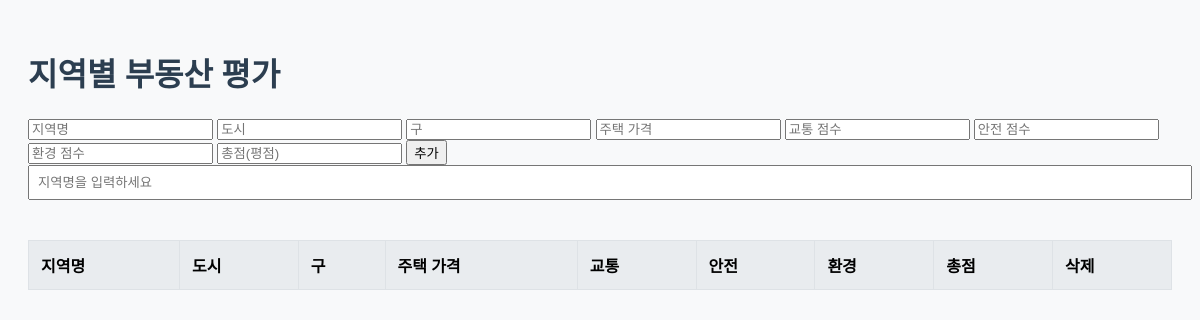
Before: / with the older database file.
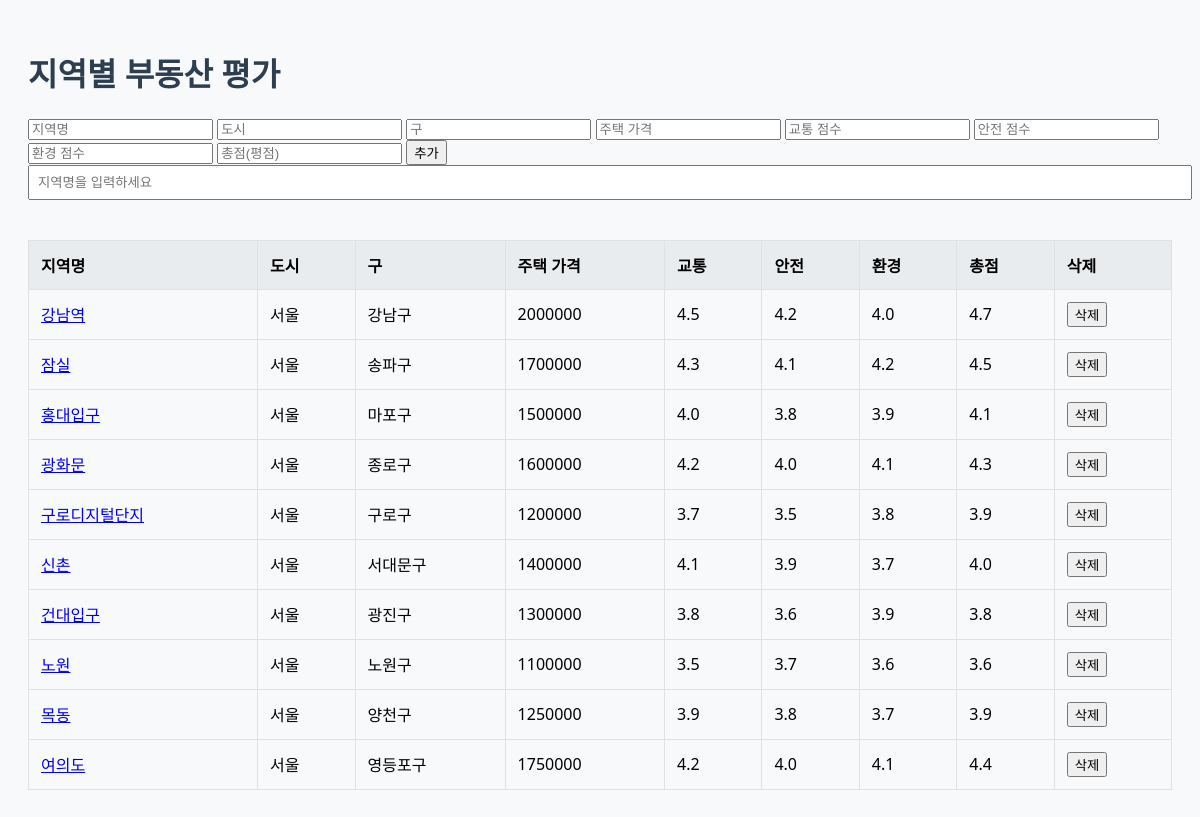
After: the same page with the newer database file.
### app/models.py (models this page shows)
class Region(Base):
    __tablename__ = "regions"
    id = Column(Integer, primary_key=True, index=True)
    name = Column(String)
    city = Column(String)
    gu = Column(String)
    housing_price = Column(Integer)
    transport_score = Column(Float)
    safety_score = Column(Float)
    environment_score = Column(Float)
    score = Column(Float)

### app/main.py (the view)
@app.get("/")
def index(request: Request, db: Session = Depends(get_db)):
    regions = crud.get_regions(db)
    return templates.TemplateResponse("index.html", {"request": request, "regions": regions})

### app/templates/index.html (shortened to what this page needs)
<!DOCTYPE html>
<html lang="ko">
<head>
    <link rel="stylesheet" href="/static/style.css">
</head>
<body>
    <h1>지역별 부동산 평가</h1>
    <form id="addForm" method="post" action="/regions/">
        <input type="text" name="name" placeholder="지역명" required />
        <input type="text" name="city" placeholder="도시" required />
        <input type="text" name="gu" placeholder="구" required />
        <input type="number" name="housing_price" placeholder="주택 가격" required />
        <input type="number" step="0.01" name="transport_score" placeholder="교통 점수" required />
        <input type="number" step="0.01" name="safety_score" placeholder="안전 점수" required />
        <input type="number" step="0.01" name="environment_score" placeholder="환경 점수" required />
        <input type="number" step="0.01" name="score" placeholder="총점(평점)" required />
        <button type="submit">추가</button>
    </form>
    <input type="text" id="searchInput" placeholder="지역명을 입력하세요" />
    <table>
        <thead>
            <tr>
                <th>지역명</th>
                <th>도시</th>
                <th>구</th>
                <th>주택 가격</th>
                <th>교통</th>
                <th>안전</th>
                <th>환경</th>
                <th>총점</th>
                <th>삭제</th>
            </tr>
        </thead>
        <tbody>
            {% for region in regions %}
            <tr>
                <td><a href="/regions/{{ region.id }}">{{ region.name }}</a></td>
                <td>{{ region.city }}</td>
                <td>{{ region.gu }}</td>
                <td>{{ region.housing_price }}</td>
                <td>{{ region.transport_score }}</td>
                <td>{{ region.safety_score }}</td>
                <td>{{ region.environment_score }}</td>
                <td>{{ region.score }}</td>
                <td><button class="delete-btn" data-id="{{ region.id }}">삭제</button></td>
            </tr>
            {% endfor %}
        </tbody>
    </table>
</body>
</html>

### app/static/style.css (style rules this page uses)
body { font-family: 'Segoe UI', Tahoma, Geneva, Verdana, sans-serif; background-color: #f8f9fa; padding: 20px; }
h1 { color: #2c3e50; }
table { width: 100%; border-collapse: collapse; margin-top: 20px; }
th, td { padding: 12px; border: 1px solid #dee2e6; text-align: left; }
th { background-color: #e9ecef; }
#searchInput { padding: 8px; margin-bottom: 20px; width: 100%; }

Changed rows visible on the page:
added Region: name "강남역", city "서울", gu "강남구", housing_price "2000000", transport_score "4.5", safety_score "4.2", environment_score "4.0", score "4.7"
added Region: name "잠실", city "서울", gu "송파구", housing_price "1700000", transport_score "4.3", safety_score "4.1", environment_score "4.2", score "4.5"
added Region: name "홍대입구", city "서울", gu "마포구", housing_price "1500000", transport_score "4.0", safety_score "3.8", environment_score "3.9", score "4.1"
added Region: name "광화문", city "서울", gu "종로구", housing_price "1600000", transport_score "4.2", safety_score "4.0", environment_score "4.1", score "4.3"
added Region: name "구로디지털단지", city "서울", gu "구로구", housing_price "1200000", transport_score "3.7", safety_score "3.5", environment_score "3.8", score "3.9"
added Region: name "신촌", city "서울", gu "서대문구", housing_price "1400000", transport_score "4.1", safety_score "3.9", environment_score "3.7", score "4.0"
added Region: name "건대입구", city "서울", gu "광진구", housing_price "1300000", transport_score "3.8", safety_score "3.6", environment_score "3.9", score "3.8"
added Region: name "노원", city "서울", gu "노원구", housing_price "1100000", transport_score "3.5", safety_score "3.7", environment_score "3.6", score "3.6"
added Region: name "목동", city "서울", gu "양천구", housing_price "1250000", transport_score "3.9", safety_score "3.8", environment_score "3.7", score "3.9"
added Region: name "여의도", city "서울", gu "영등포구", housing_price "1750000", transport_score "4.2", safety_score "4.0", environment_score "4.1", score "4.4"
